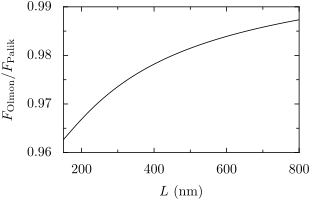

The Python source for this figure:
import numpy as np
from pyx import *

text.set(text.LatexRunner)

data = np.loadtxt("diff.csv")

g = graph.graphxy(
    width = 6,
    x     = graph.axis.lin(title=r"$L$ (nm)", min=150, max=800),
    y     = graph.axis.lin(title=r"$F_\mathrm{Olmon}/F_\mathrm{Palik}$")
)

g.plot(graph.data.points(data, x=1, y=2), [graph.style.line()])

g.writePDFfile()
